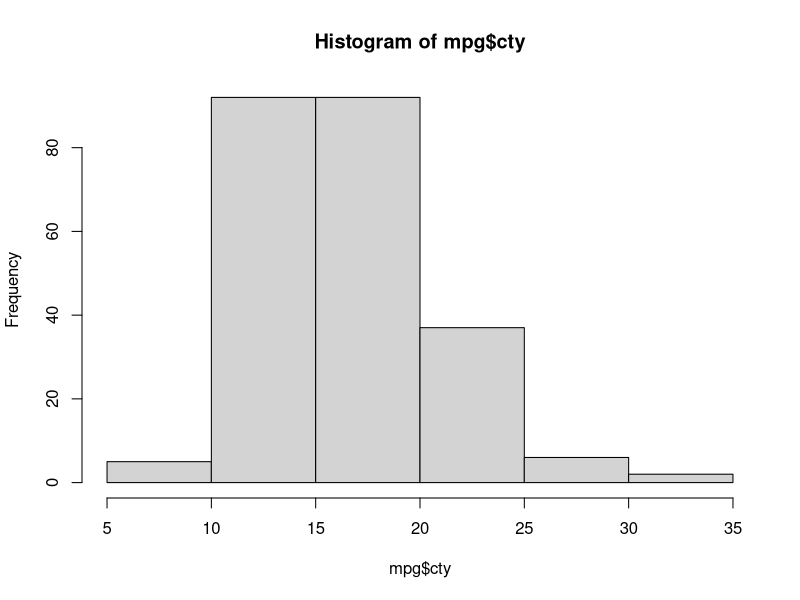
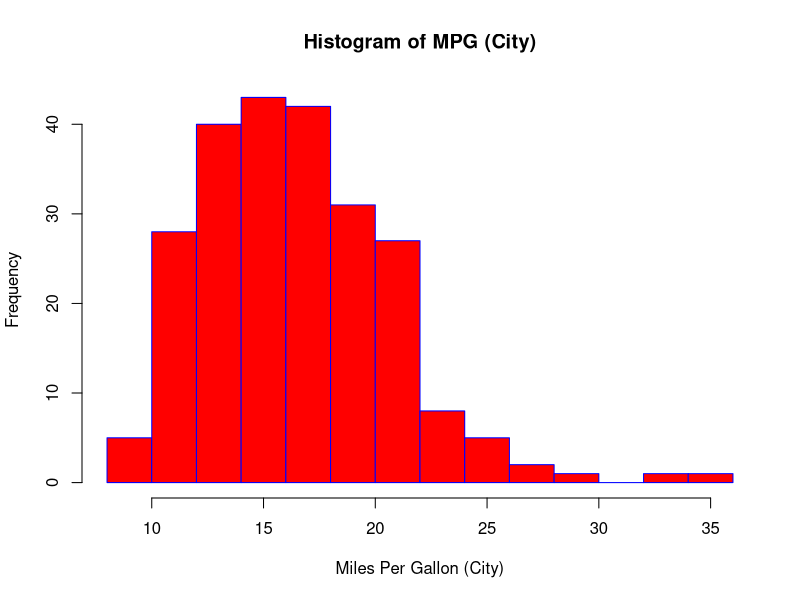
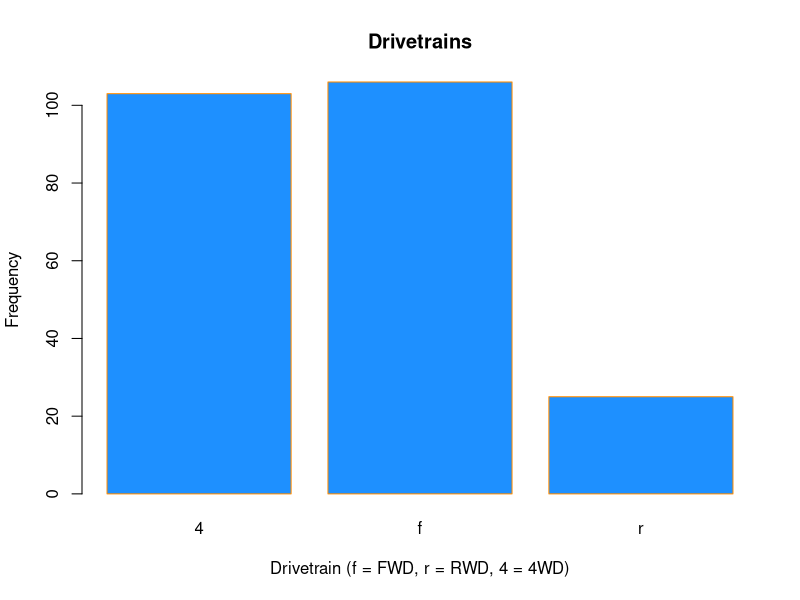
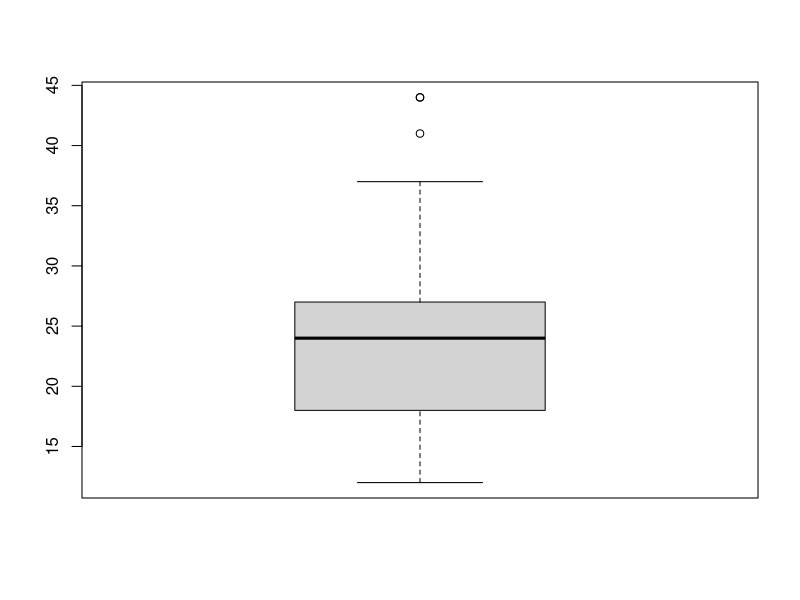
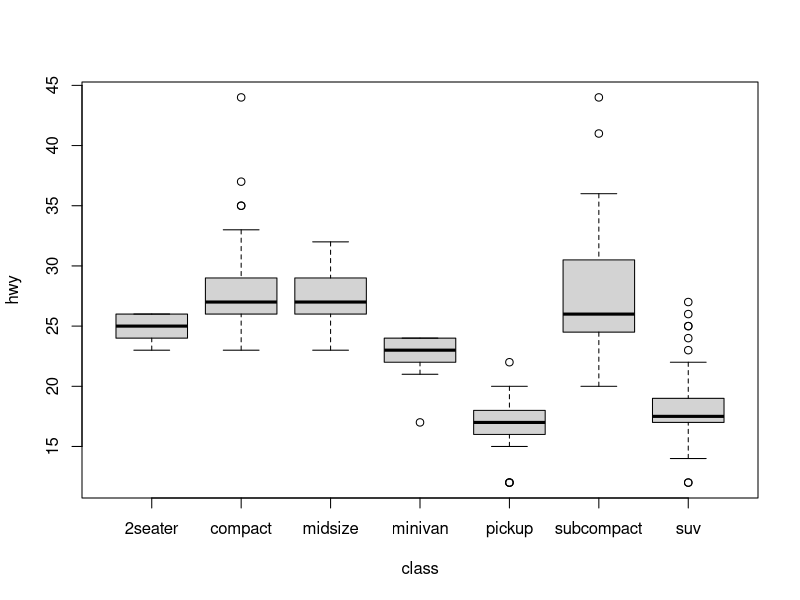
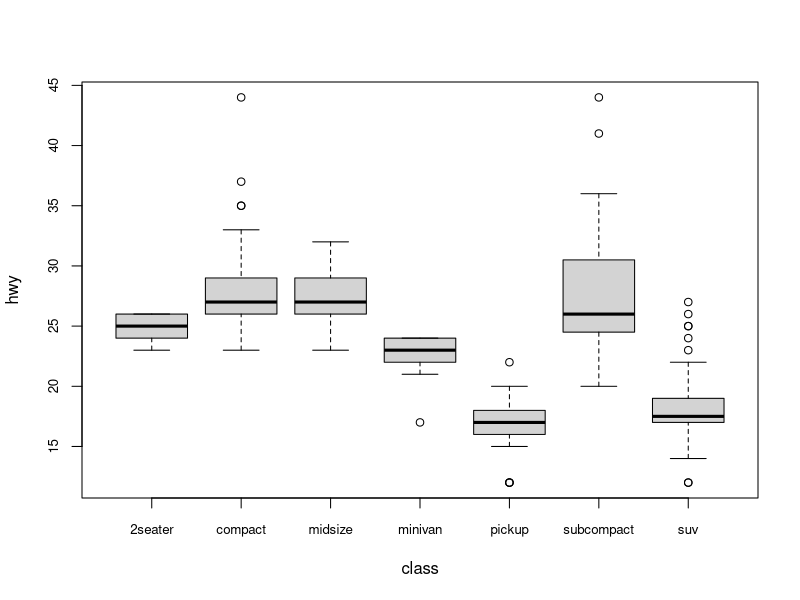

Generate these figures, in order, with R:
## ---- chunk 1
library(ggplot2)
## ---- chunk 2
mpg
## ---- chunk 3
mpg$cty
## ---- chunk 4
mean(mpg$cty)
median(mpg$cty)
## ---- chunk 5
var(mpg$cty)
sd(mpg$cty)
IQR(mpg$cty)
min(mpg$cty)
max(mpg$cty)
range(mpg$cty)
## ---- chunk 6
hist(mpg$cty)
## ---- chunk 7
hist(mpg$cty,
     xlab   = "Miles Per Gallon (City)",
     main   = "Histogram of MPG (City)", # main title
     breaks = 12,   # how many breaks?
     col    = "red",
     border = "blue")
## ---- chunk 8
barplot(table(mpg$drv),
        xlab   = "Drivetrain (f = FWD, r = RWD, 4 = 4WD)",
        ylab   = "Frequency",
        main   = "Drivetrains",
        col    = "dodgerblue",
        border = "darkorange")
## ---- chunk 9
unique(mpg$drv)
## ---- chunk 10
boxplot(mpg$hwy)
## ---- chunk 11
boxplot(hwy ~ class, data = mpg)
## ---- chunk 12
unique(mpg$class)
## ---- chunk 13
par(cex.axis=0.8)
boxplot(hwy ~ class, data = mpg)
